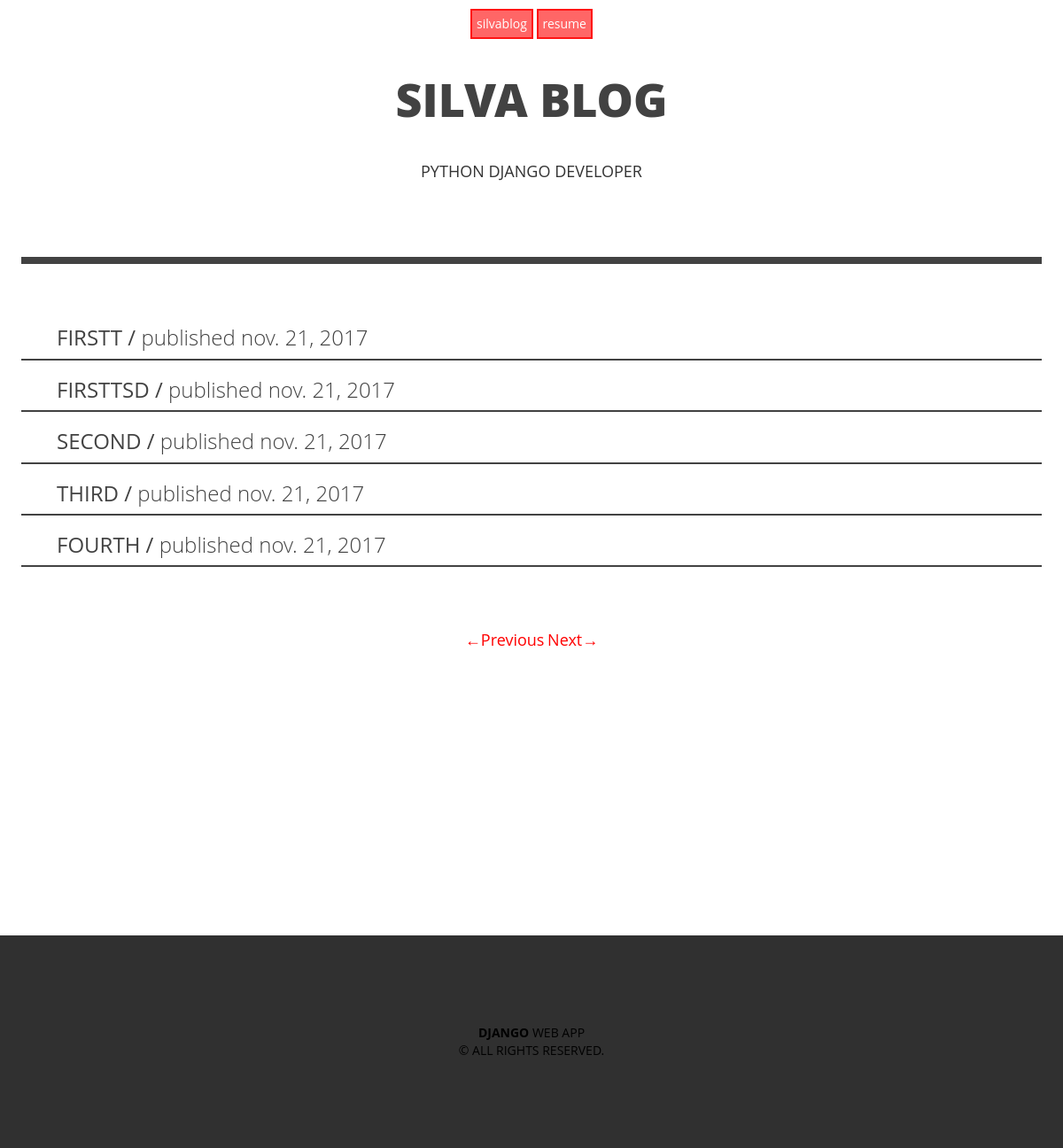
/post/list?page=2, run on the app's committed database.
### post/models.py (models this page shows, shortened)
class Post(models.Model):
    STATUS_CHOICE = (
       ('draft', 'Draft'),
       ('published', 'Published')
    )
    title    = models.CharField(max_length=50)
    slug     = models.SlugField(max_length=250 , unique_for_date='publish')
    author   = models.ForeignKey(User, related_name='blog_post')
    image = models.ImageField(upload_to=upload_location,
                                null=True,
                                blank=True,
                                height_field = 'height_field',
                                width_field = 'width_field',
                                )
    height_field = models.IntegerField(default=0)
    width_field = models.IntegerField(default=0)
    image_info = models.CharField(max_length=30, default='image info', null=True, blank=True)
    content  = models.TextField()
    publish  = models.DateTimeField(default=timezone.now)
    created  = models.DateTimeField(auto_now=True)
    updated  = models.DateTimeField(auto_now_add=True)
    status   = models.CharField(max_length=10, choices=STATUS_CHOICE, default='draft')
    objects = models.Manager()
    tags = TaggableManager()
    publishs = PostManager()
    class Meta:
        ordering = ('-publish',)
    def get_absolute_url(self):
        return reverse('post:post_detail', args=[self.publish.year,
                                 self.publish.month,
                                 self.publish.day,
                                 self.slug])

### post/views.py (the view)
class PostList(ListView):
    model = Post
    paginate_by = 5
    context_object_name = 'posts'
    def get_queryset(self):
        post_list = Post.publishs.all()
        if self.request.user.is_superuser or self.request.user.is_staff:
            post_list = Post.objects.all()
        return post_list
    template_name = 'post/list.html'

### post/models.py (called while the page is built)
    def get_queryset(self):
        pubquery = super(PostManager, self).get_queryset()
        query = pubquery.filter(status='published')
        return query

### post/templates/post/list.html (shortened to what this page needs)
{% extends 'post/base.html' %}
{% block content %}
<header class="head " >
		<p style="font-weight: 900; font-size: 52px; margin: 0.6em 0;color: #424242; display: block; ">SILVA BLOG</p>
		<P style="text-transform: uppercase; font-size: 18px; margin: 0.6em 0;">python django developer</P>
		</header>
<div class="head" style="border-top: solid #424242 8px; text-align: left; margin: 84px 24px 0px; mar
">
	<div style="padding-top: 50px">
	{% for post in posts %}
	<div style=" border-bottom: solid #424242 2px; 	font-family: "Open Sans", arial, sans-serif;" class="post-list" >
	    <ul style="list-style: none">
		        <li>
		        	<h3>
		        	<a href="{{ post.get_absolute_url }}">{{ post.title}} /
		        		<span style="text-transform: lowercase; font-weight: 100">Published {{ post.created|date}}
		        		</span>
		        	</a>
		       </h3>
		        </li>
		    </ul>
		</div>
		{% endfor %}
		</div>
	</div>
<div style="margin-top: 50px; margin-bottom: 300px;" class="paginator head">
{% include "post/pagination.html" %}
</div>
{% endblock %}

### static/css/base.css (style rules this page uses)
.head { font-family: "Open Sans", arial, sans-serif; text-align: center; }
.post-list a { color: #424242; text-decoration: none; text-transform: uppercase; }
html body { height: 100% }
body { margin: 0; }
* { box-sizing: border-box; -webkit-box-sizing: border-box; -moz-box-sizing: border-box; }

### data on the page
Post: title "FIRSTT", created "nov. 21, 2017"
Post: title "FIRSTTSD", created "nov. 21, 2017"
Post: title "SECOND", created "nov. 21, 2017"
Post: title "THIRD", created "nov. 21, 2017"
Post: title "FOURTH", created "nov. 21, 2017"
